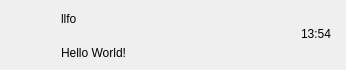
<?xml version="1.0" encoding="UTF-8"?>
<ui version="4.0">
 <class>ChatUserWid</class>
 <widget class="QWidget" name="ChatUserWid">
  <property name="geometry">
   <rect>
    <x>0</x>
    <y>0</y>
    <width>346</width>
    <height>70</height>
   </rect>
  </property>
  <property name="minimumSize">
   <size>
    <width>0</width>
    <height>70</height>
   </size>
  </property>
  <property name="maximumSize">
   <size>
    <width>123132</width>
    <height>70</height>
   </size>
  </property>
  <property name="windowTitle">
   <string>Form</string>
  </property>
  <layout class="QHBoxLayout" name="horizontalLayout">
   <property name="leftMargin">
    <number>5</number>
   </property>
   <property name="topMargin">
    <number>5</number>
   </property>
   <property name="rightMargin">
    <number>5</number>
   </property>
   <property name="bottomMargin">
    <number>4</number>
   </property>
   <item>
    <widget class="QWidget" name="icon_wid" native="true">
     <property name="maximumSize">
      <size>
       <width>50</width>
       <height>50</height>
      </size>
     </property>
     <layout class="QHBoxLayout" name="horizontalLayout_2">
      <property name="spacing">
       <number>0</number>
      </property>
      <property name="leftMargin">
       <number>0</number>
      </property>
      <property name="topMargin">
       <number>0</number>
      </property>
      <property name="rightMargin">
       <number>0</number>
      </property>
      <property name="bottomMargin">
       <number>0</number>
      </property>
      <item>
       <widget class="QLabel" name="icon_lb">
        <property name="minimumSize">
         <size>
          <width>45</width>
          <height>45</height>
         </size>
        </property>
        <property name="maximumSize">
         <size>
          <width>45</width>
          <height>45</height>
         </size>
        </property>
        <property name="text">
         <string/>
        </property>
        <property name="alignment">
         <set>Qt::AlignmentFlag::AlignCenter</set>
        </property>
       </widget>
      </item>
     </layout>
    </widget>
   </item>
   <item>
    <widget class="QWidget" name="user_wid" native="true">
     <layout class="QVBoxLayout" name="verticalLayout">
      <property name="leftMargin">
       <number>0</number>
      </property>
      <property name="topMargin">
       <number>0</number>
      </property>
      <property name="rightMargin">
       <number>0</number>
      </property>
      <property name="bottomMargin">
       <number>0</number>
      </property>
      <item>
       <widget class="QLabel" name="user_name_lb">
        <property name="text">
         <string>llfo</string>
        </property>
       </widget>
      </item>
      <item>
       <widget class="QLabel" name="user_chat_lb">
        <property name="text">
         <string>Hello World!</string>
        </property>
       </widget>
      </item>
     </layout>
    </widget>
   </item>
   <item>
    <widget class="QWidget" name="time_wid" native="true">
     <property name="minimumSize">
      <size>
       <width>50</width>
       <height>50</height>
      </size>
     </property>
     <property name="maximumSize">
      <size>
       <width>50</width>
       <height>50</height>
      </size>
     </property>
     <widget class="QLabel" name="label">
      <property name="geometry">
       <rect>
        <x>10</x>
        <y>11</y>
        <width>41</width>
        <height>26</height>
       </rect>
      </property>
      <property name="text">
       <string>13:54</string>
      </property>
     </widget>
    </widget>
   </item>
  </layout>
 </widget>
 <resources/>
 <connections/>
</ui>
